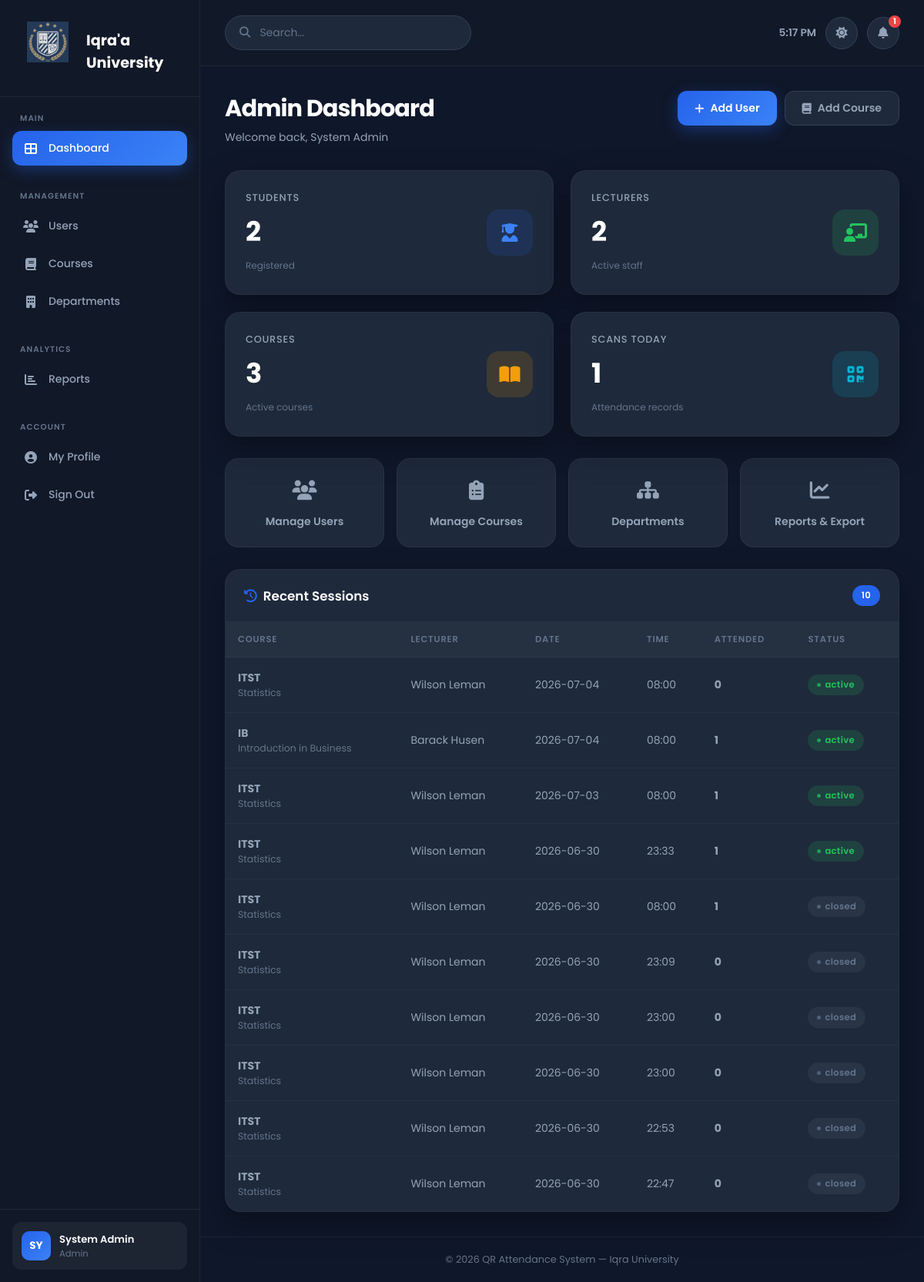
Screenshot of /admin/dashboard (signed in) with the database file from the repository.
### tables this page shows
CREATE TABLE `sessions` (
  `id` int(10) UNSIGNED NOT NULL,
  `course_id` int(10) UNSIGNED NOT NULL,
  `lecturer_id` int(10) UNSIGNED NOT NULL,
  `title` varchar(180) DEFAULT NULL,
  `session_date` date NOT NULL,
  `start_time` time NOT NULL,
  `end_time` time NOT NULL,
  `qr_token` varchar(64) NOT NULL,
  `qr_expires_at` timestamp NOT NULL DEFAULT '1999-12-31 22:00:00',
  `qr_image_path` varchar(255) DEFAULT NULL,
  `status` enum('pending','active','closed') NOT NULL DEFAULT 'pending',
  `created_at` timestamp NOT NULL DEFAULT current_timestamp()
);

CREATE TABLE `courses` (
  `id` int(10) UNSIGNED NOT NULL,
  `department_id` int(10) UNSIGNED DEFAULT NULL,
  `lecturer_id` int(10) UNSIGNED DEFAULT NULL,
  `code` varchar(30) NOT NULL,
  `name` varchar(180) NOT NULL,
  `description` text DEFAULT NULL,
  `credit_hours` tinyint(3) UNSIGNED DEFAULT 3,
  `semester` tinyint(3) UNSIGNED DEFAULT NULL,
  `academic_year` varchar(10) DEFAULT NULL,
  `is_active` tinyint(1) NOT NULL DEFAULT 1,
  `created_at` timestamp NOT NULL DEFAULT current_timestamp()
);

### app/core/Controller.php (called while the page is built, shortened)
<?php
class Controller
{
    public function __construct()
    {
        $this->db = Database::getInstance();
    }
    protected function view(string $view, array $data = []): void
    {
        extract($data, EXTR_SKIP);
        $file = APP_PATH . "/views/{$view}.php";
        require APP_PATH . '/views/layouts/header.php';
        require $file;
        require APP_PATH . '/views/layouts/footer.php';
    }
}

### app/controllers/AdminController.php (called while the page is built, shortened)
<?php
class AdminController extends Controller
{
    public function dashboard(): void
    {
        $stats = [
            'students'  => $this->db->scalar("SELECT COUNT(*) FROM students"),
            'lecturers' => $this->db->scalar("SELECT COUNT(*) FROM lecturers"),
            'courses'   => $this->db->scalar("SELECT COUNT(*) FROM courses WHERE is_active=1"),
            'sessions'  => $this->db->scalar("SELECT COUNT(*) FROM sessions"),
            'today'     => $this->db->scalar(
                "SELECT COUNT(*) FROM attendance WHERE DATE(scanned_at) = CURDATE()"
            ),
        ];
        $recentSessions = $this->db->all(
            "SELECT s.*, c.name AS course_name, c.code AS course_code,
                    u.name AS lecturer_name, COUNT(a.id) AS att_count
               FROM sessions s
               JOIN courses   c ON c.id = s.course_id
               JOIN lecturers l ON l.id = s.lecturer_id
               JOIN users     u ON u.id = l.user_id
               LEFT JOIN attendance a ON a.session_id = s.id
              GROUP BY s.id
              ORDER BY s.created_at DESC LIMIT 10"
        );
        $this->view('admin/dashboard', [
            'user'           => Auth::user(),
            'stats'          => $stats,
            'recentSessions' => $recentSessions,
            'flash'          => $this->getFlash(),
        ]);
    }
}

### public/index.php (called while the page is built, shortened)
<?php
require_once APP_PATH . '/core/Database.php';
require_once APP_PATH . '/core/Controller.php';
require_once APP_PATH . '/core/Router.php';
$router = new Router();
$router->get( '/',         'AuthController@showLogin');
$router->get( '/login',    'AuthController@showLogin');
$router->post('/login',    'AuthController@login');
$router->get( '/register', 'AuthController@showRegister');
$router->post('/register', 'AuthController@register');
$router->get( '/logout',   'AuthController@logout');
$router->get('/attend/:token', 'AttendanceController@scan');
$router->get( '/lecturer/dashboard',            'LecturerController@dashboard',         ['auth','role:lecturer']);
$router->get( '/lecturer/sessions',             'LecturerController@sessions',          ['auth','role:lecturer']);
$router->get( '/lecturer/sessions/create',      'LecturerController@createSessionForm', ['auth','role:lecturer']);
$router->post('/lecturer/sessions/create',      'LecturerController@createSession',     ['auth','role:lecturer']);
$router->post('/lecturer/sessions/:id/activate','LecturerController@activateSession', ['auth','role:lecturer']);
$router->get( '/lecturer/sessions/:id/scan',    'LecturerController@scanView',          ['auth','role:lecturer']);
$router->post('/lecturer/sessions/:id/activate','LecturerController@activateSession',   ['auth','role:lecturer']);
$router->post('/lecturer/sessions/:id/close',   'LecturerController@closeSession',      ['auth','role:lecturer']);
$router->get( '/student/dashboard',    'StudentController@dashboard',   ['auth','role:student']);
$router->get( '/student/courses/:id',  'StudentController@courseDetail',['auth','role:student']);
$router->get( '/admin/dashboard',           'AdminController@dashboard',       ['auth','role:admin']);
$router->get( '/admin/users',               'AdminController@users',           ['auth','role:admin']);
$router->get( '/admin/users/create',        'AdminController@createUserForm',  ['auth','role:admin']);
$router->post('/admin/users/create',        'AdminController@createUser',      ['auth','role:admin']);
$router->post('/admin/users/:id/toggle',    'AdminController@toggleUser',      ['auth','role:admin']);
$router->get( '/admin/courses',             'AdminController@courses',         ['auth','role:admin']);
$router->get( '/admin/courses/create',      'AdminController@createCourseForm',['auth','role:admin']);
$router->post('/admin/courses/create',      'AdminController@createCourse',    ['auth','role:admin']);
$router->post('/admin/courses/:id/toggle',  'AdminController@toggleCourse',    ['auth','role:admin']);
$router->get( '/admin/departments',         'AdminController@departments',     ['auth','role:admin']);
$router->post('/admin/departments/create',  'AdminController@createDepartment',['auth','role:admin']);
$router->get( '/admin/reports',             'AdminController@reports',         ['auth','role:admin']);
$router->get( '/admin/reports/export',      'AdminController@exportReport',    ['auth','role:admin']);
$router->get( '/admin/courses/:id/enrollment', 'AdminController@enrollmentView', ['auth','role:admin']);
$router->post('/admin/courses/:id/enroll',     'AdminController@enrollStudent',  ['auth','role:admin']);
$router->get( '/profile',        'ProfileController@edit',   ['auth']);
$router->post('/profile/update', 'ProfileController@update', ['auth']);
$router->dispatch();

### app/config/database.php (called while the page is built)
<?php
return [
    'driver'   => 'mysql',
    'host'     => $_ENV['DB_HOST']     ?? 'localhost',
    'port'     => $_ENV['DB_PORT']     ?? '3306',
    'database' => $_ENV['DB_NAME']     ?? 'qr_attendance',
    'username' => $_ENV['DB_USER']     ?? 'root',
    'password' => $_ENV['DB_PASS']     ?? '',
    'charset'  => 'utf8mb4',
    'options'  => [
        PDO::ATTR_ERRMODE            => PDO::ERRMODE_EXCEPTION,
        PDO::ATTR_DEFAULT_FETCH_MODE => PDO::FETCH_ASSOC,
        PDO::ATTR_EMULATE_PREPARES   => false,
    ],
];

### app/core/Database.php (called while the page is built, shortened)
<?php
class Database
{
    private static ?Database $instance = null;
    private PDO $pdo;
    private function __construct()
    {
        $config = require APP_PATH . '/config/database.php';
        $dsn = sprintf(
            '%s:host=%s;port=%s;dbname=%s;charset=%s',
            $config['driver'],
            $config['host'],
            $config['port'],
            $config['database'],
            $config['charset']
        );
        try {
            $this->pdo = new PDO($dsn, $config['username'], $config['password'], $config['options']);
        } catch (PDOException $e) {
            error_log('DB connection failed: ' . $e->getMessage());
            throw new RuntimeException('Database connection failed. Check logs for details.');
        }
    }
    public static function getInstance(): self
    {
        if (self::$instance === null) {
            self::$instance = new self();
        }
        return self::$instance;
    }
    private function run(string $sql, array $params = []): PDOStatement
    {
        $stmt = $this->pdo->prepare($sql);
        $stmt->execute($params);
        return $stmt;
    }
    public function all(string $sql, array $params = []): array
    {
        return $this->run($sql, $params)->fetchAll();
    }
    public function scalar(string $sql, array $params = []): mixed
    {
        $row = $this->run($sql, $params)->fetch(PDO::FETCH_NUM);
        return $row ? $row[0] : null;
    }
}

### app/views/admin/dashboard.php (the view, shortened to what this page needs)
<div class="page-title">
    <div>
        <h1>Admin Dashboard</h1>
        <p>Welcome back, <?= htmlspecialchars($user['name']) ?></p>
    </div>
    <div class="actions">
        <a href="<?= BASE_URL ?>/admin/users/create" class="btn btn-primary">
            <i class="fas fa-plus"></i> Add User
        </a>
        <a href="<?= BASE_URL ?>/admin/courses/create" class="btn btn-secondary">
            <i class="fas fa-book"></i> Add Course
        </a>
    </div>
</div>
<div class="stats">
    <a href="<?= BASE_URL ?>/admin/users?filter=student" class="stat-card" style="text-decoration:none;cursor:pointer">
        <div class="stat-info">
            <h3>Students</h3>
            <h1 data-counter="<?= (int)$stats['students'] ?>"><?= (int)$stats['students'] ?></h1>
            <small>Registered</small>
        </div>
        <div class="stat-icon blue"><i class="fas fa-user-graduate"></i></div>
    </a>
    <a href="<?= BASE_URL ?>/admin/users?filter=lecturer" class="stat-card" style="text-decoration:none;cursor:pointer">
        <div class="stat-info">
            <h3>Lecturers</h3>
            <h1 data-counter="<?= (int)$stats['lecturers'] ?>"><?= (int)$stats['lecturers'] ?></h1>
            <small>Active staff</small>
        </div>
        <div class="stat-icon green"><i class="fas fa-chalkboard-teacher"></i></div>
    </a>
    <a href="<?= BASE_URL ?>/admin/courses" class="stat-card" style="text-decoration:none;cursor:pointer">
        <div class="stat-info">
            <h3>Courses</h3>
            <h1 data-counter="<?= (int)$stats['courses'] ?>"><?= (int)$stats['courses'] ?></h1>
            <small>Active courses</small>
        </div>
        <div class="stat-icon amber"><i class="fas fa-book-open"></i></div>
    </a>
    <a href="<?= BASE_URL ?>/admin/reports" class="stat-card" style="text-decoration:none;cursor:pointer">
        <div class="stat-info">
            <h3>Scans Today</h3>
            <h1 data-counter="<?= (int)$stats['today'] ?>"><?= (int)$stats['today'] ?></h1>
            <small>Attendance records</small>
        </div>
        <div class="stat-icon cyan"><i class="fas fa-qrcode"></i></div>
    </a>
</div>
<div class="admin-nav-grid">
    <a href="<?= BASE_URL ?>/admin/users" class="admin-nav-card">
        <div class="admin-nav-icon"><i class="fas fa-users"></i></div>
        Manage Users
    </a>
    <a href="<?= BASE_URL ?>/admin/courses" class="admin-nav-card">
        <div class="admin-nav-icon"><i class="fas fa-clipboard-list"></i></div>
        Manage Courses
    </a>
    <a href="<?= BASE_URL ?>/admin/departments" class="admin-nav-card">
        <div class="admin-nav-icon"><i class="fas fa-sitemap"></i></div>
        Departments
    </a>
    <a href="<?= BASE_URL ?>/admin/reports" class="admin-nav-card">
        <div class="admin-nav-icon"><i class="fas fa-chart-line"></i></div>
        Reports & Export
    </a>
</div>
<div class="panel">
    <div class="panel-header">
        <h2><i class="fas fa-history" style="color:var(--primary);margin-right:8px"></i>Recent Sessions</h2>
        <span class="badge badge-count"><?= count($recentSessions) ?></span>
    </div>
    <div class="table-wrap">
        <?php if (empty($recentSessions)): ?>
        <div class="empty-state">
            <div class="empty-icon">📋</div>
            <p>No sessions yet.</p>
        </div>
        <?php else: ?>
        <table class="table">
            <thead>
                <tr>
                    <th>Course</th><th>Lecturer</th><th>Date</th>
                    <th>Time</th><th>Attended</th><th>Status</th>
                </tr>
            </thead>
            <tbody>
            <?php foreach ($recentSessions as $s): ?>
                <tr>
                    <td>
                        <strong><?= htmlspecialchars($s['course_code']) ?></strong>
                        <div style="font-size:.78rem;color:var(--text-muted)"><?= htmlspecialchars($s['course_name']) ?></div>
                    </td>
                    <td><?= htmlspecialchars($s['lecturer_name']) ?></td>
                    <td><?= htmlspecialchars($s['session_date']) ?></td>
                    <td><?= htmlspecialchars(substr($s['start_time'],0,5)) ?></td>
                    <td><strong><?= (int)$s['att_count'] ?></strong></td>
                    <td><span class="badge badge-<?= $s['status'] ?>"><?= $s['status'] ?></span></td>
                </tr>
            <?php endforeach; ?>
            </tbody>
        </table>
        <?php endif; ?>
    </div>
</div>

### app/core/Router.php (shortened to what this page needs)
<?php
class Router
{
    private array $routes = [];
    private function addRoute(string $method, string $path, string $handler, array $middleware): void
    {
        $this->routes[] = compact('method', 'path', 'pattern', 'handler', 'middleware');
    }
    public function dispatch(): void
{
    $method     = $_SERVER['REQUEST_METHOD'];
    $requestUri = strtok($_SERVER['REQUEST_URI'], '?');
    $scriptDir  = str_replace('\\', '/', dirname($_SERVER['SCRIPT_NAME']));
    $basePath   = rtrim($scriptDir, '/');
    $uri        = '/' . ltrim(substr($requestUri, strlen($basePath)), '/');
    $uri = preg_replace('#^/index\.php(/|$)#', '/', $uri);
    foreach ($this->routes as $route) {
            if ($route['method'] !== $method) {
                continue;
            }
            if (!preg_match($route['pattern'], $uri, $matches)) {
                continue;
            }
            $params = array_filter($matches, 'is_string', ARRAY_FILTER_USE_KEY);
            [$class, $action] = explode('@', $route['handler']);
            $controller = new $class();
            $controller->$action($params);
            return;
        }
    }
}

### rows the page displays
sessions: course.code "ITST", course.name "Statistics", lecturer_name "Wilson Leman", session_date "2026-07-04", start_time "08:00", att_count "0", status "active"
sessions: course.code "IB", course.name "Introduction in Business", lecturer_name "Barack Husen", session_date "2026-07-04", start_time "08:00", att_count "1", status "active"
sessions: course.code "ITST", course.name "Statistics", lecturer_name "Wilson Leman", session_date "2026-07-03", start_time "08:00", att_count "1", status "active"
sessions: course.code "ITST", course.name "Statistics", lecturer_name "Wilson Leman", session_date "2026-06-30", start_time "23:33", att_count "1", status "active"
sessions: course.code "ITST", course.name "Statistics", lecturer_name "Wilson Leman", session_date "2026-06-30", start_time "08:00", att_count "1", status "closed"
sessions: course.code "ITST", course.name "Statistics", lecturer_name "Wilson Leman", session_date "2026-06-30", start_time "23:09", att_count "0", status "closed"
sessions: course.code "ITST", course.name "Statistics", lecturer_name "Wilson Leman", session_date "2026-06-30", start_time "23:00", att_count "0", status "closed"
sessions: course.code "ITST", course.name "Statistics", lecturer_name "Wilson Leman", session_date "2026-06-30", start_time "23:00", att_count "0", status "closed"
sessions: course.code "ITST", course.name "Statistics", lecturer_name "Wilson Leman", session_date "2026-06-30", start_time "22:53", att_count "0", status "closed"
sessions: course.code "ITST", course.name "Statistics", lecturer_name "Wilson Leman", session_date "2026-06-30", start_time "22:47", att_count "0", status "closed"

### other values shown
$stats['students'] "2"
$stats['lecturers'] "2"
$stats['courses'] "3"
$stats['today'] "1"
count($recentSessions) "10"
